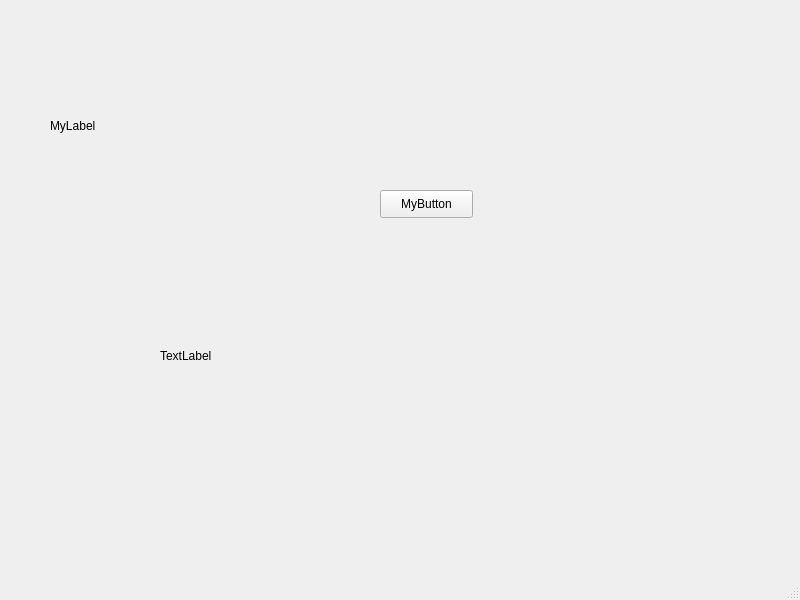
<?xml version="1.0" encoding="UTF-8"?>
<ui version="4.0">
 <class>MainWindow</class>
 <widget class="QMainWindow" name="MainWindow">
  <property name="geometry">
   <rect>
    <x>0</x>
    <y>0</y>
    <width>800</width>
    <height>600</height>
   </rect>
  </property>
  <property name="windowTitle">
   <string>MainWindow</string>
  </property>
  <widget class="QWidget" name="centralwidget">
   <widget class="MyLabel" name="label">
    <property name="geometry">
     <rect>
      <x>50</x>
      <y>80</y>
      <width>151</width>
      <height>91</height>
     </rect>
    </property>
    <property name="text">
     <string>MyLabel</string>
    </property>
   </widget>
   <widget class="QLabel" name="label_2">
    <property name="geometry">
     <rect>
      <x>160</x>
      <y>320</y>
      <width>251</width>
      <height>71</height>
     </rect>
    </property>
    <property name="text">
     <string>TextLabel</string>
    </property>
   </widget>
   <widget class="MyButton" name="pushButton">
    <property name="geometry">
     <rect>
      <x>380</x>
      <y>190</y>
      <width>93</width>
      <height>28</height>
     </rect>
    </property>
    <property name="text">
     <string>MyButton</string>
    </property>
   </widget>
  </widget>
  <widget class="QMenuBar" name="menubar">
   <property name="geometry">
    <rect>
     <x>0</x>
     <y>0</y>
     <width>800</width>
     <height>26</height>
    </rect>
   </property>
  </widget>
  <widget class="QStatusBar" name="statusbar"/>
 </widget>
 <customwidgets>
  <customwidget>
   <class>MyLabel</class>
   <extends>QLabel</extends>
   <header location="global">mylabel.h</header>
  </customwidget>
  <customwidget>
   <class>MyButton</class>
   <extends>QPushButton</extends>
   <header location="global">mybutton.h</header>
  </customwidget>
 </customwidgets>
 <resources/>
 <connections/>
</ui>
